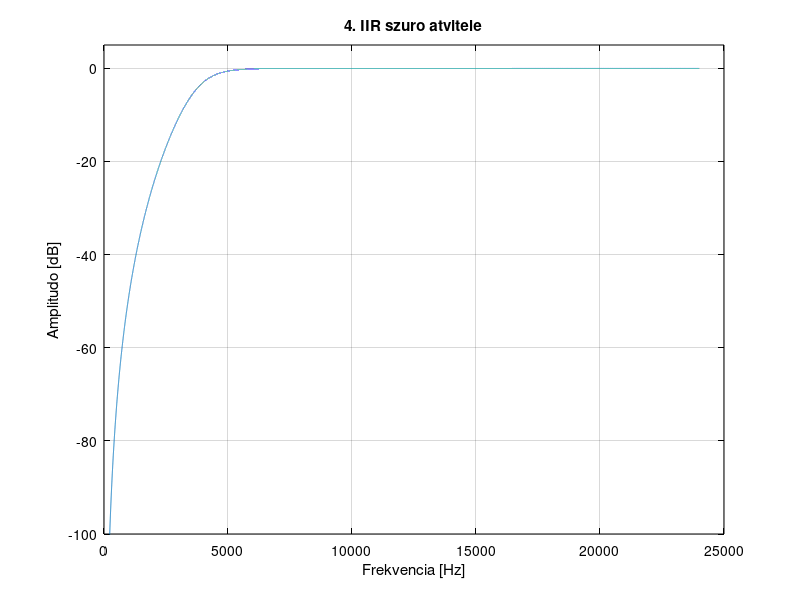
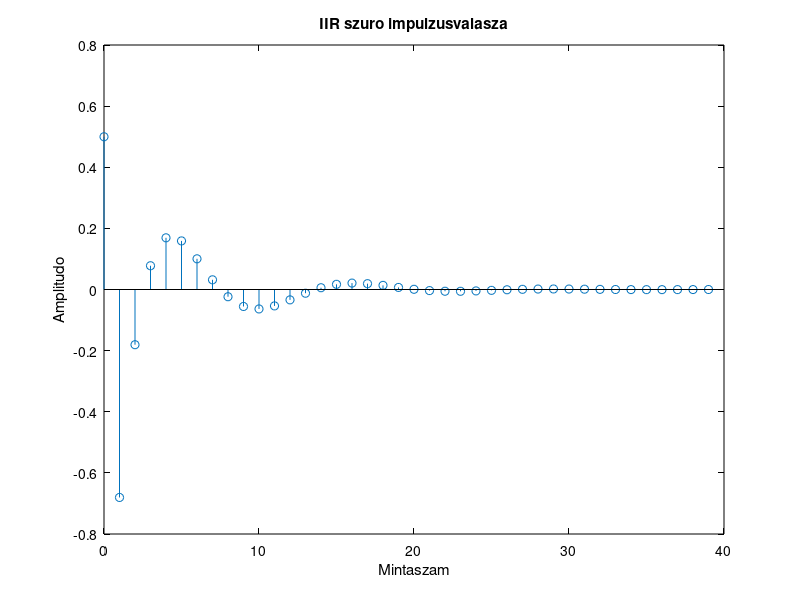

The MATLAB script that drew these images, in order:
clear;
close all;
clc;

fs = 48000;

% Set 4 egyutthatoi a meresi utmutatobol
b = [0.499814997569879, -1.99925999027952, 2.99888998541927, ...
    -1.99925999027952, 0.499814997569879];
a = [1, -2.63862774389125, 2.76930978615149, ...
    -1.33928076126520, 0.249821669810126];

[H,f] = freqz(b, a, 2^16, fs);
plot(f, 20*log10(abs(H)));
grid on;
ylim([-100 5]);
xlabel('Frekvencia [Hz]');
ylabel('Amplitudo [dB]');
title('4. IIR szuro atvitele', 'Color', 'k');
set(gcf, 'Color', 'w');
set(gca, 'Color', 'w', 'XColor', 'k', 'YColor', 'k');
saveas(gcf, '../Kepek/IIR_atvitel.jpg');

p = roots(a);
disp(max(abs(p)));

x = zeros(1, 100);
x(1) = 1;
y = filter(b, a, x);

figure;
stem(0:39, y(1:40));
xlabel('Mintaszam');
ylabel('Amplitudo');
title('IIR szuro impulzusvalasza', 'Color', 'k');
set(gcf, 'Color', 'w');
set(gca, 'Color', 'w', 'XColor', 'k', 'YColor', 'k');
saveas(gcf, '../Kepek/IIR_impulzus.jpg');
